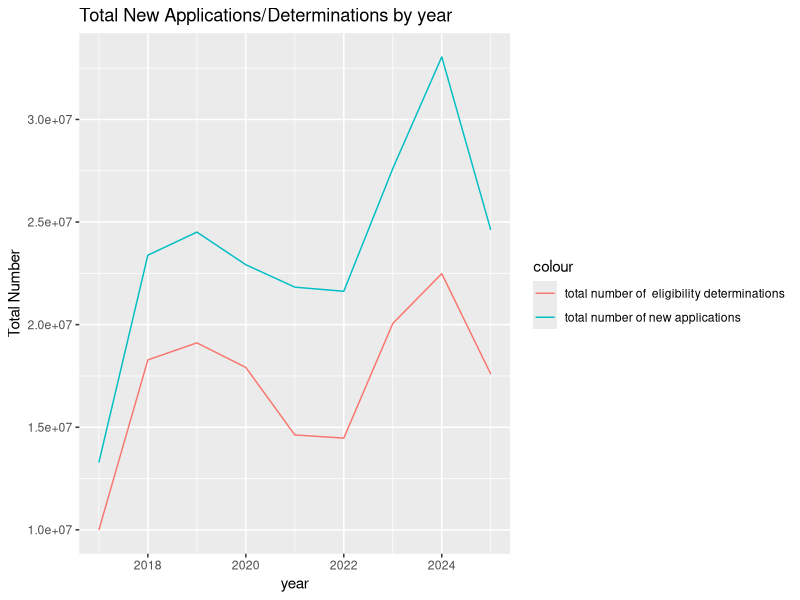
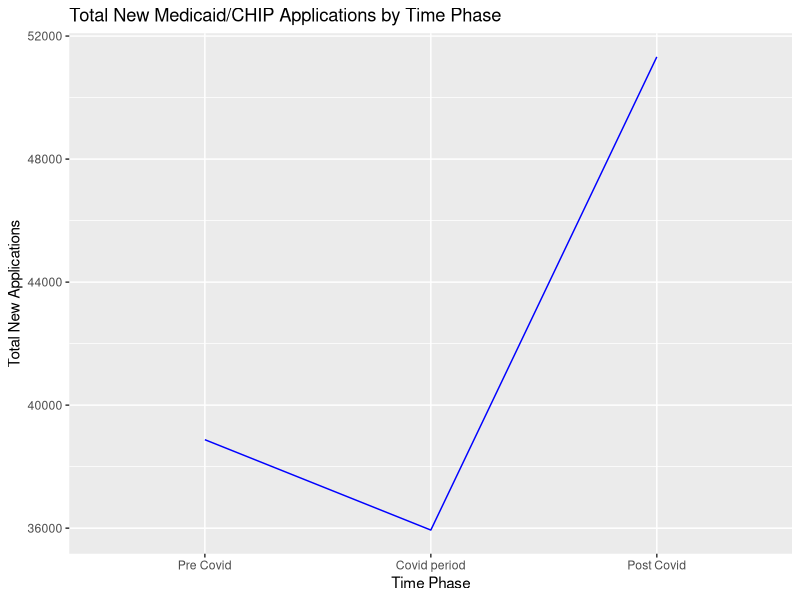
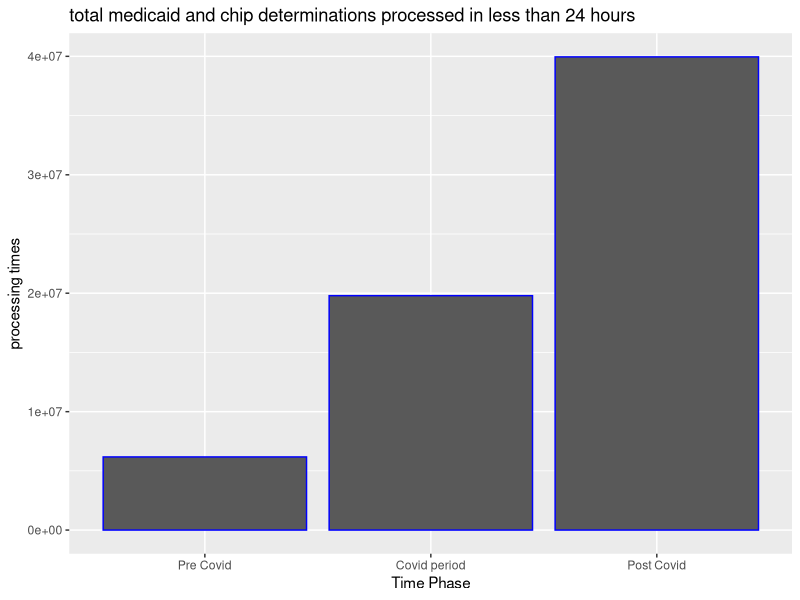

Write the R code that produced these figures, in order.
## ---- chunk 1
library(tidyverse)
library(lubridate)
## ---- chunk 2
medicaid_chip <- read_csv("../data/medicaid_chip.csv")
## ---- chunk 3
medicaid_chip |> 
  group_by(year) |> 
  summarise(total_new_applications = sum(total_applications_for_financial_assistance_submitted_at_state_level,na.rm= TRUE),total_eligibility_determination = sum(total_medicaid_and_chip_determinations, na.rm=TRUE), total_enrollments= sum(total_medicaid_and_chip_enrollment, na.rm=TRUE)) |>
  ggplot(mapping=aes(x=year))+
  geom_line(aes(y=total_new_applications, color="total number of new applications")) +
  geom_line(aes(y=total_eligibility_determination, color="total number of  eligibility determinations")) + 
  #geom_line(aes(y=total_enrollments, color="total number of enrollments"))+
 labs(
    x = "year",
    y = "Total Number",
    title = "Total New Applications/Determinations by year"
  ) 
                     
## ---- chunk 4

medicaid_chip <- medicaid_chip |> 
  mutate(
 time_phase =  case_when(
    reporting_period < ymd("2020-03-01")  ~ "Pre Covid",
    between(ymd(reporting_period), ymd("2020-03-01"), ymd("2023-05-01")) ~ "Covid period",
    reporting_period > ymd("2023-05-01") ~ "Post Covid"
  ) 
) 

sum(is.na(medicaid_chip$time_phase))

## ---- chunk 5
glimpse(medicaid_chip)
## ---- chunk 6
medicaid_chip |> 
  group_by(time_phase) |> 
  summarise(total_new_applications = mean(total_applications_for_financial_assistance_submitted_at_state_level,na.rm= TRUE)) |>
  arrange(time_phase) |> 
  mutate(time_phase = factor(time_phase, levels = c("Pre Covid", "Covid period", "Post Covid"), ordered = TRUE))  |> 
  ggplot(mapping=aes(x= time_phase,y=total_new_applications, group=1))+
  geom_line(color = "blue") +
  labs(
    x = "Time Phase",
    y = "Total New Applications",
    title = "Total New Medicaid/CHIP Applications by Time Phase"
  ) 
## ---- chunk 7
medicaid_chip |> 
  group_by(time_phase) |> 
  summarise(processing_times = sum(total_medicaid_and_chip_determinations_processed_in_less_than_24_hours,na.rm= TRUE)) |>
  arrange(time_phase) |> 
  mutate(time_phase = factor(time_phase, levels = c("Pre Covid", "Covid period", "Post Covid"), ordered = TRUE))  |> 
  ggplot(mapping=aes(x= time_phase,y=processing_times))+
  geom_col(color = "blue") +
  labs(
    x = "Time Phase",
    y = "processing times",
    title = "total medicaid and chip determinations processed in less than 24 hours"
  ) 
